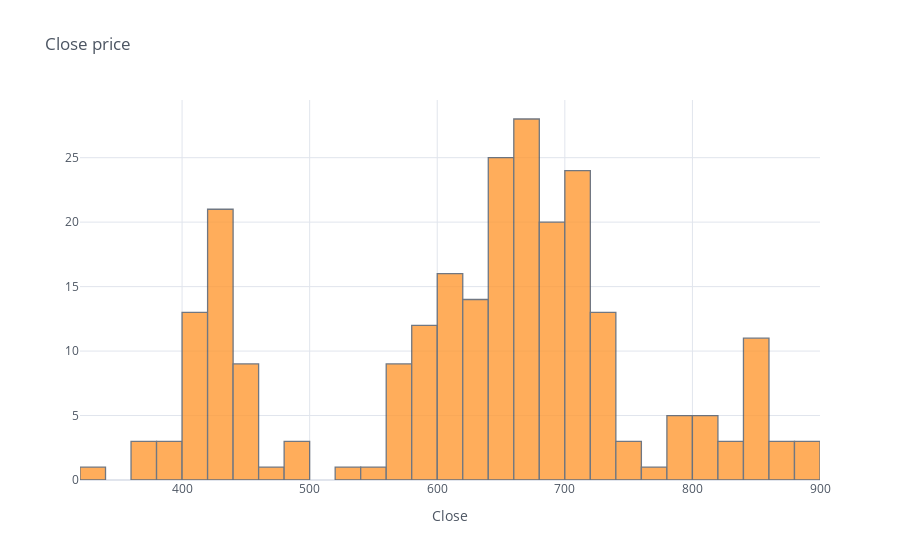

The notebook cell this image was saved under:
### Code cell
#histogram of close price in terms of its frequency
plt.figure(figsize=(12.5,5))
df["Close"].iplot(kind="histogram", bins=30, theme="white", title="Close price",xTitle='Close');

### Figure 1 — Plotly figure (JSON) as saved in the notebook; plotly's stock layout.template omitted (floating-point values rounded to 4 significant figures; data arrays with more than 128 entries replaced by an {"elided": "..."} marker saying what was removed)
{"data": [{"histfunc": "count", "histnorm": "", "marker": {"color": "rgba(255, 153, 51, 1.0)", "line": {"color": "#4D5663", "width": 1.3}}, "name": "Close", "nbinsx": 30, "opacity": 0.8, "orientation": "v", "type": "histogram", "x": {"elided": "251 float values"}}], "layout": {"barmode": "overlay", "legend": {"bgcolor": "#FFFFFF", "font": {"color": "#4D5663"}}, "paper_bgcolor": "#FFFFFF", "plot_bgcolor": "#FFFFFF", "title": {"font": {"color": "#4D5663"}, "text": "Close price"}, "xaxis": {"gridcolor": "#E1E5ED", "showgrid": true, "tickfont": {"color": "#4D5663"}, "title": {"font": {"color": "#4D5663"}, "text": "Close"}, "zerolinecolor": "#E1E5ED"}, "yaxis": {"gridcolor": "#E1E5ED", "showgrid": true, "tickfont": {"color": "#4D5663"}, "title": {"font": {"color": "#4D5663"}, "text": ""}, "zerolinecolor": "#E1E5ED"}}}
